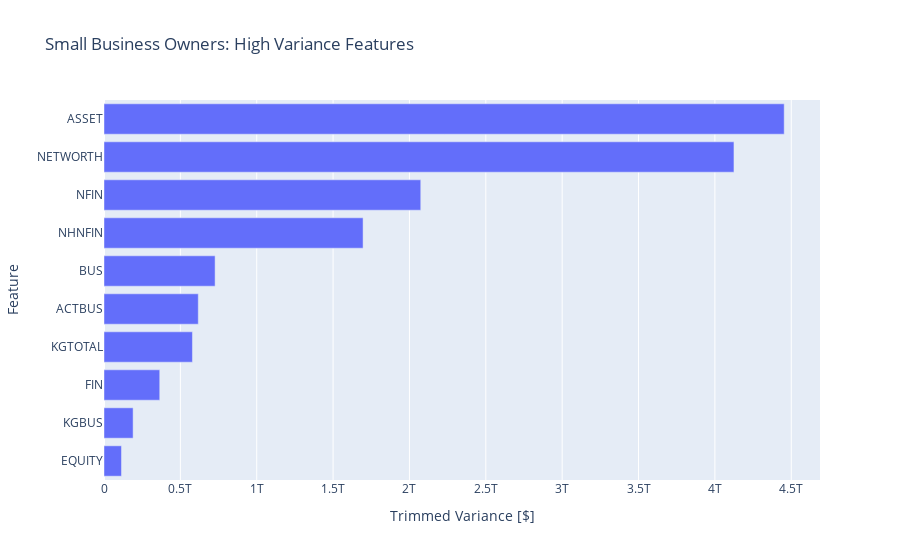

The notebook cell saved with this chart:
### Markdown cell above
#### Task 6.5.10
Create a horizontal bar chart showing the top 10 features with the highest trimmed variance among small business owners. Label your axes appropiately and add title.

### Code cell
# Create horizontal bar chart of `top_ten_trim_var`
fig = px.bar(x=top_ten_trim_var,
            y=top_ten_trim_var.index,
            title="Small Business Owners: High Variance Features")

fig.update_layout(xaxis_title="Trimmed Variance [$]", yaxis_title="Feature")

fig.show()

### Figure 1 — Plotly figure (JSON) as saved in the notebook; plotly's stock layout.template omitted (floating-point values rounded to 4 significant figures)
{"data": [{"hovertemplate": "x=%{x}<br>y=%{y}<extra></extra>", "legendgroup": "", "marker": {"color": "#636efa", "pattern": {"shape": ""}}, "name": "", "orientation": "h", "showlegend": false, "textposition": "auto", "type": "bar", "x": [114400000000.0, 190600000000.0, 365000000000.0, 579100000000.0, 617400000000.0, 727500000000.0, 1696000000000.0, 2074000000000.0, 4125000000000.0, 4454000000000.0], "xaxis": "x", "y": ["EQUITY", "KGBUS", "FIN", "KGTOTAL", "ACTBUS", "BUS", "NHNFIN", "NFIN", "NETWORTH", "ASSET"], "yaxis": "y"}], "layout": {"barmode": "relative", "legend": {"tracegroupgap": 0}, "title": {"text": "Small Business Owners: High Variance Features"}, "xaxis": {"anchor": "y", "domain": [0, 1], "title": {"text": "Trimmed Variance [$]"}}, "yaxis": {"anchor": "x", "domain": [0, 1], "title": {"text": "Feature"}}}}
